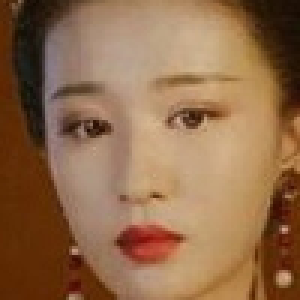
#> input picture face_recognition/face/bihan_05.png, 100 x 100 px, given as the content of the folder face_recognition/PCA_train, which was not available (shown 3 times larger)
$ python PCA.py   (older library calls are emulated)
#> lines starting #> are read from the running program, lines starting #| are printed output that depends on the picture; pictures that were not available may be replaced by others from this repository, and a replacement may not be noted
### face_align.py
import cv2
from PIL import Image
import numpy as np
from scipy import ndimage
import os
import skimage.transform as transform

class FACE_ALIGMENT(object):

    def __init__(self):
        with open('eye_xy.txt') as f:
            self.content = f.readlines()

    def Geometric_Normalization(self,img,index):

        eye_x = []
        eye_y = []
        xy = self.content[index]
        eye_x.append(int(xy.split(' ')[0]))
        eye_x.append(int(xy.split(' ')[2]))
        eye_y.append(int(xy.split(' ')[1]))
        eye_y.append(int(xy.split(' ')[3]))
        gray = cv2.cvtColor(img, cv2.COLOR_BGR2GRAY)

        # Calculate straight line distance and tilt angle
        p1 = np.array([eye_x[0],eye_y[0]])# Left eye coordinates
        p2 = np.array([eye_x[1],eye_y[1]])# Right eye coordinates
        dist = np.sqrt(np.sum(p1-p2)**2) # The distance between the two eyes
        dp = p1 - p2
        angle = np.arctan(dp[1] / dp[0])
        # Rotate images
        rot_img = ndimage.rotate(gray, angle=+angle*180/np.pi) # Translate to angle
        # Determine if rotation is performed
        if abs(angle) > 0.15:
            rot_image_center = np.array((np.array(rot_img.shape[:2]) - 1) / 2, dtype=np.int) # Find the center of the rotated image
            # Find the coordinates of the human eye after rotation
            org_eye_center = np.array((p1 + p2) / 2, dtype=np.int)
            # Midpoint of the original image
            org_image_center = np.array((np.array(img.shape[:2]) - 1) / 2, dtype=np.int)
            # Rotate the image by its center and find the midpoint of the eye in the rotated image
            R = np.array([[np.cos(angle), np.sin(angle)], [-np.sin(angle), np.cos(angle)]])
            rot_eye_center = np.dot(R, org_eye_center[::-1]
                                    -org_image_center[::-1])[::-1] + rot_image_center
            rot_eye_center = np.array(rot_eye_center, dtype=int)
            # Find the width and height of the box containing the face based on the eye coordinates
            mid_y, mid_x = rot_eye_center

            y_top = int(max(mid_y - 2*dist, 0))
            y_bot = int(min(mid_y + 2 * dist, rot_img.shape[0]))
            x_left = int(max(mid_x - 2*dist, 0))
            x_right = int(min(mid_x + 2*dist, rot_img.shape[1]))
            cropped_img = rot_img[y_top:y_bot+1, x_left:x_right+1]
        else:
            cropped_img = gray
            angle = 0


        cropped_img = transform.resize(cropped_img, [100, 100], mode='constant')
        # cv2.destroyAllWindows()
        # cv2.imshow('aaa',cropped_img)
        # cv2.waitKey(1)

        return angle,cropped_img

    # [21 lines of commented-out code are left out]


### face_recognition/PCA.py
import cv2
import sys
sys.path.append("..")
from face_align import *
from numpy import *
from tqdm import tqdm
from PIL import Image
import numpy as np
import os
import operator
from sklearn.preprocessing import StandardScaler
from sklearn.neighbors import KNeighborsClassifier
from sklearn import metrics
from sklearn.decomposition import PCA
import matplotlib.pyplot as plt
from mpl_toolkits.mplot3d import Axes3D
from scipy import ndimage

class PCA_Processor(object):
    def __init__(self,label_name):

        self.name_index = os.listdir("face_recognition/face")
        self.label_name = ['bihan','caoping','danshu','fanzhongyan','hanqi','huaiji','huirou','qiuhe','xinhe','zhaozhen']

    # [6 lines left out: function _init_parameters, not called in this run]

    def data_prerocess(self,img):
        data = np.array(img).flatten()#将图片转为一维
        data = list(data)
        return data

    #获取PCA特征值和特征向量
    def pca(self,data,k):
        data = float32(mat(data)) #将数据转化为矩阵
        trainNumber,trainsize = data.shape#取大小，trainNumber为图片的数量，trainsize为每张图的大小
        data_mean = mean(data,0)#对列求均值
        data_mean_all = tile(data_mean,(trainNumber,1))#将每列的平均值重复row行

        Z = data - data_mean_all
        T1 = Z*Z.T #协方差矩阵，使用矩阵计算，所以前面mat

        eigenvalues,eigenvectors = linalg.eig(T1) #特征值与特征向量
        eigenvectors = list(eigenvectors.T)#特征向量矩阵的每列是一个特征向量

        vector = []
        for i in range(k):
            vector.append(eigenvectors[i])

        vectors = np.array(vector)
        vectors = np.mat(vectors).T
        vectors = Z.T*vectors
        for i in range(k): #特征向量归一化
            L = linalg.norm(vectors[:,i])
            vectors[:,i] = vectors[:,i]/L

        data_new = Z * vectors
        return data_new,vectors

    # [30 lines left out: function recognize, not called in this run]

        # [35 lines of commented-out code are left out]
    def train_recognize(self,k):

        #处理训练数据
#> called with k = 5
        train_folder = "face_recognition/PCA_train"
        train_name = os.listdir(train_folder)
        dataset = []
        train_labels = []
        print("Start Recgonition Training...")
        for num  in tqdm(range(len(train_name))):
            label = train_name[num].split('_')[0]
            train_labels.append(self.label_name.index(label))
            img_path = train_folder + "/" + str(train_name[num])
            #图片校正
            img_cv2 = cv2.imread(img_path)
#> img_cv2 is the input picture: shape (100, 100, 3); mean B, G, R 75, 107.4, 145.3
            img_index = self.name_index.index(train_name[num])
            face_aligment = FACE_ALIGMENT()
#> (reads eye_xy.txt from the repository)
            angle,gray = face_aligment.Geometric_Normalization(img_cv2,img_index)
#> in Geometric_Normalization, `gray = cv2.cvtColor(img, cv2.COLOR_BGR2GRAY)`:
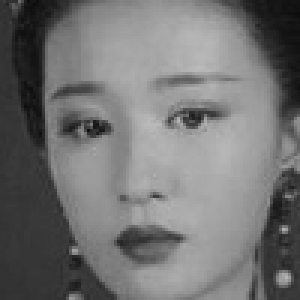
#> gray: shape (100, 100) (shown 3 times larger); min 12, max 187, mean 115
#> in Geometric_Normalization, `rot_img = ndimage.rotate(gray, angle=+angle*180/np.pi)`:
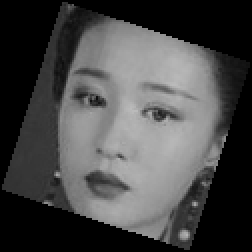
#> rot_img: shape (126, 126) (shown 2 times larger); min 0, max 187, mean 71.5
#> in Geometric_Normalization, `cropped_img = rot_img[y_top:y_bot+1, x_left:x_right+1]`:
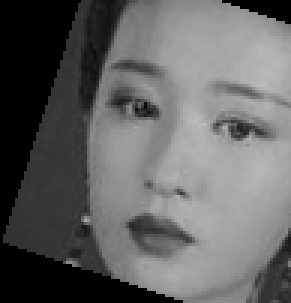
#> cropped_img: shape (101, 97) (shown 3 times larger); min 0, max 187, mean 99.3
#> angle = -0.314
            # [5 lines of commented-out code are left out]
            data_row = self.data_prerocess(gray)#将图片处理为一行数据
#> in data_prerocess, `data = np.array(img).flatten()#将图片转为一维`: data = 10000 values, max 0.729 at index 4168, min 0 at index 0, mean 0.39
#> data_row has the same summary as data in data_prerocess
            dataset.append(data_row)


        dataset = np.array(dataset)
        dataset = double(dataset) / 255
        self.Eigenfaces,self.Vector = self.pca(dataset,k)
#> in pca, `T1 = Z*Z.T`: T1 = [[0]]
#> in pca, `eigenvalues,eigenvectors = linalg.eig(T1)`: eigenvalues = [0]; eigenvectors = [[1]]
#> in pca, `eigenvectors = list(eigenvectors.T)#特征向量矩阵的每列是一个特征向量`: eigenvectors = [[[1]]]
        self.Train_Labels = train_labels
        self.Train_Dataset = dataset
        print("Train Done!")


    # [45 lines left out: function test_recognize, not called in this run]


if __name__ == '__main__':
    label_name = ['bihan','caoping','danshu','fanzhongyan','hanqi','huaiji','huirou','qiuhe','xinhe','zhaozhen']
    pca = PCA_Processor(label_name)
#> (the run stopped early here; a loop or call above may not have finished)
